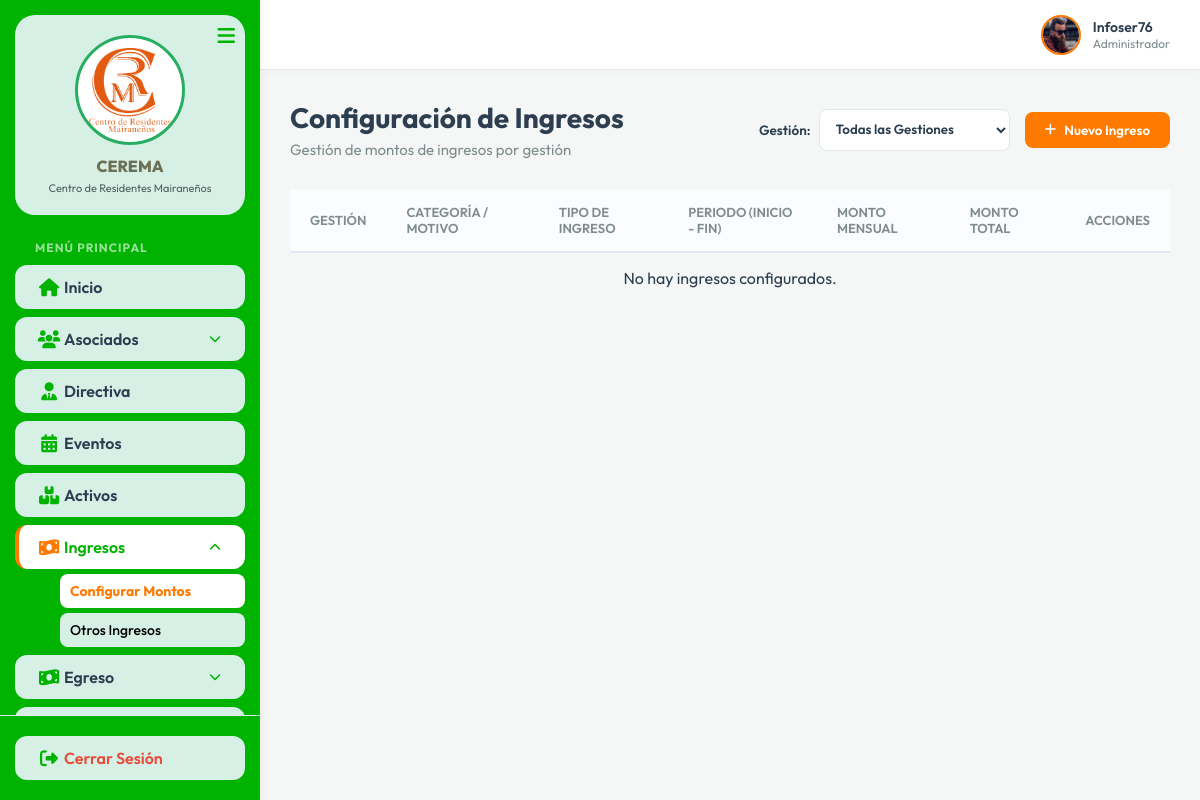
Before: /Controller/categorias_ingreso.controller.php (signed in) with the older database file.
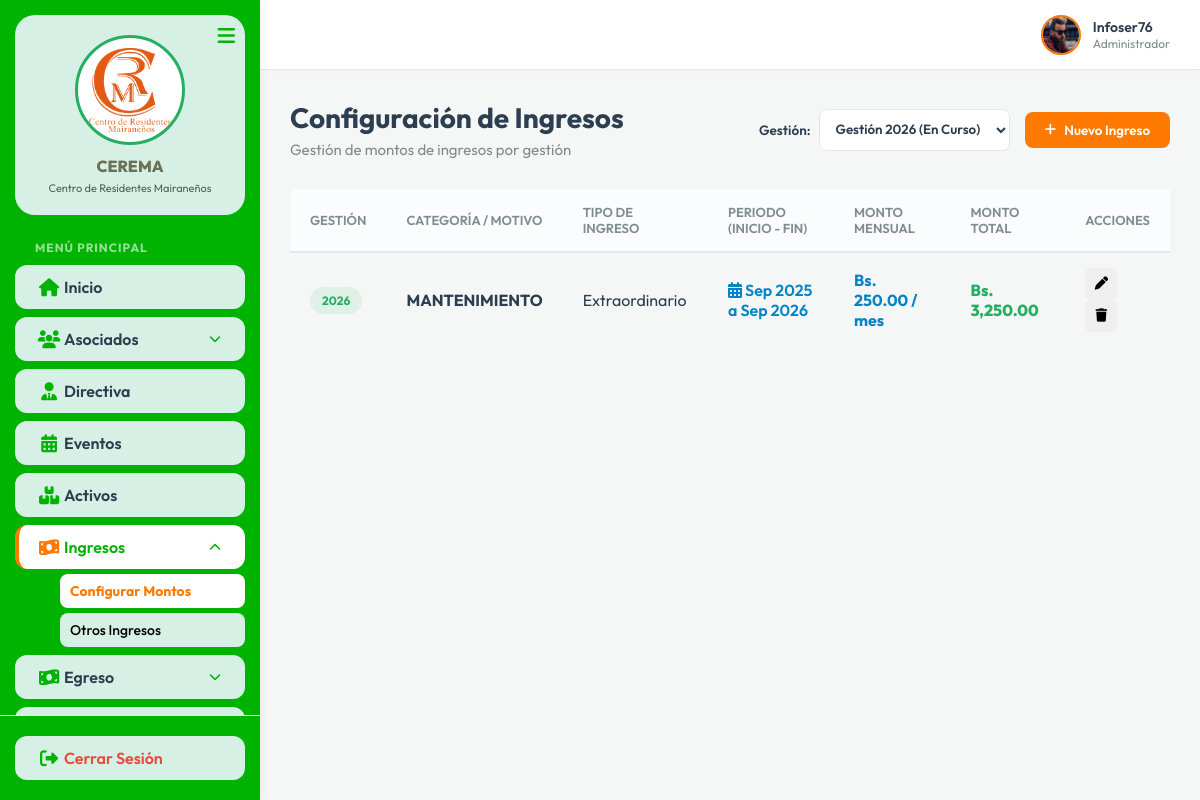
After: the same page with the newer database file.
### tables this page shows
CREATE TABLE `categorias_ingreso` (
  `id_cat_ingreso` int(11) NOT NULL AUTO_INCREMENT,
  `id_gestion` int(11) DEFAULT NULL,
  `nombre` varchar(100) NOT NULL,
  `requiere_socio` tinyint(1) NOT NULL DEFAULT 1,
  `monto_sugerido` decimal(10,2) DEFAULT 0.00,
  `descripcion` varchar(255) DEFAULT NULL,
  `anio_inicio` int(11) DEFAULT NULL,
  `mes_inicio` varchar(20) DEFAULT NULL,
  `anio_fin` int(11) DEFAULT NULL,
  `mes_fin` varchar(20) DEFAULT NULL,
  `monto_mensual` decimal(10,2) DEFAULT 0.00,
  `monto_total` decimal(10,2) DEFAULT 0.00,
  PRIMARY KEY (`id_cat_ingreso`)
);

CREATE TABLE `gestiones` (
  `id_gestion` int(11) NOT NULL AUTO_INCREMENT,
  `gestion` int(11) NOT NULL,
  `fecha_inicio` date NOT NULL,
  `fecha_fin` date NOT NULL,
  `estado` enum('Planificada','En Curso','Cerrada') NOT NULL DEFAULT 'Planificada',
  `created_at` timestamp NOT NULL DEFAULT current_timestamp(),
  PRIMARY KEY (`id_gestion`),
  UNIQUE KEY `gestion` (`gestion`)
);

### Controller/categorias_ingreso.controller.php (called while the page is built, shortened)
<?php
require_once __DIR__ . '/../Model/mcategorias_ingreso.php';
$database = new Database();
$db = $database->getConnection();
$categoriasModel = new CategoriasIngresoModel($db);
$queryGestiones = "SELECT * FROM gestiones ORDER BY gestion DESC";
$stmtGestiones = $db->prepare($queryGestiones);
$stmtGestiones->execute();
$gestiones_list = $stmtGestiones->fetchAll(PDO::FETCH_ASSOC);
$id_gestion_selected = isset($_GET['id_gestion']) ? $_GET['id_gestion'] : null;
if (!$id_gestion_selected) {
    foreach ($gestiones_list as $g) {
        if ($g['estado'] == 'En Curso') {
            $id_gestion_selected = $g['id_gestion'];
            break;
        }
    }
}
$stmt = $categoriasModel->getAll($id_gestion_selected);
$categorias = $stmt->fetchAll(PDO::FETCH_ASSOC);
if (empty($categorias) && !isset($_GET['id_gestion'])) {
    $id_gestion_selected = 'all';
    $stmt = $categoriasModel->getAll('all');
    $categorias = $stmt->fetchAll(PDO::FETCH_ASSOC);
}
require_once __DIR__ . '/../View/vcategorias_ingreso.php';
?>

### Model/mcategorias_ingreso.php (called while the page is built, shortened)
<?php
class CategoriasIngresoModel {
    private $conn;
    private $table_name = "categorias_ingreso";
    public function __construct($db) {
        $this->conn = $db;
    }
    public function getAll($id_gestion = null) {
        if ($id_gestion && $id_gestion !== 'all') {
            $query = "SELECT c.*, g.gestion
                      FROM " . $this->table_name . " c
                      LEFT JOIN gestiones g ON c.id_gestion = g.id_gestion
                      WHERE c.id_gestion = ? OR c.id_gestion IS NULL
                      ORDER BY c.id_cat_ingreso ASC";
            $stmt = $this->conn->prepare($query);
            $stmt->bindParam(1, $id_gestion);
        } else {
            $query = "SELECT c.*, g.gestion
                      FROM " . $this->table_name . " c
                      LEFT JOIN gestiones g ON c.id_gestion = g.id_gestion
                      ORDER BY c.id_cat_ingreso ASC";
            $stmt = $this->conn->prepare($query);
        }
        $stmt->execute();
        return $stmt;
    }
}
?>

### View/vcategorias_ingreso.php (the view, shortened to what this page needs)
<?php include 'header.php'; ?>
<div class="dashboard-header">
    <div class="header-actions" style="display: flex; justify-content: space-between; align-items: center; flex-wrap: wrap; gap: 15px;">
        <div>
            <h1 class="page-title">Configuración de Ingresos</h1>
            <p class="page-subtitle">Gestión de montos de ingresos por gestión</p>
        </div>
        <div style="display: flex; align-items: center; gap: 15px;">
            <div style="display: flex; align-items: center; gap: 8px;">
                <label for="selectGestionFilter" style="font-weight: 600; color: var(--text-main); font-size: 13.5px;">Gestión:</label>
                <select id="selectGestionFilter" onchange="window.location.href='categorias_ingreso.controller.php?id_gestion='+this.value" style="padding: 8px 12px; border: 1.5px solid var(--border-color); border-radius: var(--radius-sm); outline: none; font-family: inherit; font-weight: 600; background-color: white; color: var(--text-main); height: 42px;">
                    <option value="all" <?php echo ($id_gestion_selected === 'all') ? 'selected' : ''; ?>>Todas las Gestiones</option>
                    <?php if (isset($gestiones_list) && is_array($gestiones_list)): ?>
                        <?php foreach ($gestiones_list as $g): ?>
                            <option value="<?php echo $g['id_gestion']; ?>" <?php echo ($id_gestion_selected == $g['id_gestion']) ? 'selected' : ''; ?>>
                                Gestión <?php echo htmlspecialchars($g['gestion']); ?><?php echo ($g['estado'] == 'En Curso') ? ' (En Curso)' : ''; ?>
                            </option>
                        <?php endforeach; ?>
                    <?php endif; ?>
                </select>
            </div>
            <button class="btn-primary" onclick="openCreateModal()">
                <i class="fa-solid fa-plus"></i> Nuevo Ingreso
            </button>
        </div>
    </div>
</div>
<div class="card">
    <div class="table-responsive">
        <table class="data-table" style="width: 100%; border-collapse: collapse;">
            <thead>
                <tr>
                    <th>Gestión</th>
                    <th>Categoría / Motivo</th>
                    <th>Tipo de Ingreso</th>
                    <th>Periodo (Inicio - Fin)</th>
                    <th>Monto Mensual</th>
                    <th>Monto Total</th>
                    <th>Acciones</th>
                </tr>
            </thead>
            <tbody>
                <?php foreach ($categorias as $cat): ?>
                <tr>
                    <td>
                        <span class="badge-status activo" style="font-weight: 700;">
                            <?php echo !empty($cat['gestion']) ? htmlspecialchars($cat['gestion']) : 'Todas'; ?>
                        </span>
                    </td>
                    <td><strong><?php echo htmlspecialchars($cat['nombre']); ?></strong></td>
                    <td>
                        <?php if ($cat['requiere_socio'] == 1): ?>
                            <span class="status-badge status-pagado">Extraordinario</span>
                        <?php elseif ($cat['requiere_socio'] == 2): ?>
                            <span class="status-badge" style="background: #fff3e0; color: #e65100;">Especial</span>
                        <?php else: ?>
                            <span class="status-badge status-pendiente">Genérico</span>
                        <?php endif; ?>
                    </td>
                    <td>
                        <?php
                        if (!empty($cat['mes_inicio']) && !empty($cat['anio_inicio'])) {
                            $periodoStr = substr($cat['mes_inicio'], 0, 3) . ' ' . $cat['anio_inicio'];
                            if (!empty($cat['mes_fin']) && !empty($cat['anio_fin'])) {
                                $periodoStr .= ' a ' . substr($cat['mes_fin'], 0, 3) . ' ' . $cat['anio_fin'];
                            }
                            echo '<span style="font-weight: 600; color: #0284c7;"><i class="fa-solid fa-calendar-days"></i> ' . htmlspecialchars($periodoStr) . '</span>';
                        } else {
                            echo '<span style="color: #94a3b8;">Sin periodo</span>';
                        }
                        ?>
                    </td>
                    <td style="font-weight: bold; color: #0284c7;">Bs. <?php echo number_format($cat['monto_mensual'] > 0 ? $cat['monto_mensual'] : $cat['monto_sugerido'], 2); ?> / mes</td>
                    <td style="font-weight: 800; color: #27AE60;">Bs. <?php echo number_format($cat['monto_total'] > 0 ? $cat['monto_total'] : $cat['monto_sugerido'], 2); ?></td>
                    <td>
                        <div class="action-buttons">
                            <button class="btn-icon btn-edit" onclick="editCategoria(<?php echo $cat['id_cat_ingreso']; ?>)" title="Editar Configuración">
                                <i class="fa-solid fa-pen"></i>
                            </button>
                            <button class="btn-icon btn-delete" onclick="deleteCategoria(<?php echo $cat['id_cat_ingreso']; ?>, '<?php echo htmlspecialchars(addslashes($cat['nombre'])); ?>')" title="Eliminar Ingreso">
                                <i class="fa-solid fa-trash"></i>
                            </button>
                        </div>
                    </td>
                </tr>
                <?php endforeach; ?>
                <?php if(empty($categorias)): ?>
                <tr>
                    <td colspan="7" style="text-align: center;">No hay ingresos configurados.</td>
                </tr>
                <?php endif; ?>
            </tbody>
        </table>
    </div>
</div>
<link rel="stylesheet" href="../css/mensualidad.css">
<?php include 'footer.php'; ?>

### View/header.php (shortened to what this page needs)
<!DOCTYPE html>
<html lang="es">
<head>
    <link rel="stylesheet" href="../css/outfit.css">
    <link rel="stylesheet" href="../css/font-awesome/css/all.min.css">
    <link rel="stylesheet" href="../css/style.css">
</head>
<body>
    <div class="app-container">
        <aside class="sidebar" id="sidebar">
            <div class="sidebar-header-card">
                <div class="logo-box">
                    <img src="../imagenes/institucinal/logo.png" alt="CEREMA Logo" class="sidebar-logo-img">
                </div>
                <h3 class="sidebar-title">CEREMA</h3>
                <p class="sidebar-subtitle">Centro de Residentes Mairaneños</p>
                <button class="toggle-btn" id="toggle-btn">
                    <i class="fa-solid fa-bars"></i>
                </button>
            </div>
            <nav class="sidebar-nav">
                <div class="nav-heading">MENÚ PRINCIPAL</div>
                <?php
                $current_page = basename($_SERVER['PHP_SELF']);
                $is_socios = ($current_page == 'socio.controller.php');
                $is_mensualidad = ($current_page == 'mensualidad.controller.php');
                $is_aporte = ($current_page == 'aporte.controller.php');
                $is_aporte_especial = ($current_page == 'aporte_especial.controller.php');
                $is_cuota_inicial = ($current_page == 'cuota_inicial.controller.php');
                $is_evento = ($current_page == 'evento.controller.php');
                $is_categorias_ingreso = ($current_page == 'categorias_ingreso.controller.php');
                $is_otro_ingreso = ($current_page == 'otro_ingreso.controller.php');
                $is_sueldo = ($current_page == 'sueldo.controller.php');
                $is_servicio = ($current_page == 'servicio.controller.php');
                $is_otro_gasto = ($current_page == 'otro_gasto.controller.php');
                $is_egreso_ext = ($current_page == 'egreso_extraordinario.controller.php');
                $is_egreso_esp = ($current_page == 'egreso_especial.controller.php');
                $is_activo = ($current_page == 'activo.controller.php');
                $is_reporte = ($current_page == 'reporte.controller.php');
                ?>
                <ul class="nav-list">
                    <li class="nav-item <?php echo ($current_page == 'dashboard.php') ? 'active' : ''; ?>">
                        <a href="../View/dashboard.php" class="nav-link">
                            <i class="fa-solid fa-house"></i>
                            <span class="nav-text">Inicio</span>
                        </a>
                    </li>
                    <li class="nav-item has-submenu <?php echo ($is_socios || $is_mensualidad || $is_aporte || $is_aporte_especial || $is_cuota_inicial) ? 'active open' : ''; ?>">
                        <a href="#" class="nav-link">
                            <i class="fa-solid fa-users"></i>
                            <span class="nav-text">Asociados</span>
                            <i class="fa-solid fa-chevron-down submenu-icon" style="margin-left: auto; font-size: 12px; color: #00B300;"></i>
                        </a>
                    </li>
                    <li class="nav-item <?php echo ($current_page == 'directiva.controller.php') ? 'active' : ''; ?>">
                        <a href="../Controller/directiva.controller.php" class="nav-link">
                            <i class="fa-solid fa-user-tie"></i>
                            <span class="nav-text">Directiva</span>
                        </a>
                    </li>
                    <li class="nav-item <?php echo ($is_evento) ? 'active' : ''; ?>">
                        <a href="../Controller/evento.controller.php" class="nav-link">
                            <i class="fa-solid fa-calendar-days"></i>
                            <span class="nav-text">Eventos</span>
                        </a>
                    </li>
                    <li class="nav-item <?php echo ($is_activo) ? 'active' : ''; ?>">
                        <a href="../Controller/activo.controller.php" class="nav-link">
                            <i class="fa-solid fa-boxes-stacked"></i>
                            <span class="nav-text">Activos</span>
                        </a>
                    </li>
                    <li class="nav-item has-submenu <?php echo ($is_categorias_ingreso || $is_otro_ingreso) ? 'active open' : ''; ?>">
                        <a href="#" class="nav-link">
                            <i class="fa-solid fa-money-bill-wave"></i>
                            <span class="nav-text">Ingresos</span>
                            <i class="fa-solid fa-chevron-down submenu-icon" style="margin-left: auto; font-size: 12px; color: #00B300;"></i>
                        </a>
                        <ul class="nav-submenu">
                            <li><a href="../Controller/categorias_ingreso.controller.php" class="submenu-link <?php echo $is_categorias_ingreso ? 'active' : ''; ?>">Configurar Montos</a></li>
                            <li><a href="../Controller/otro_ingreso.controller.php" class="submenu-link <?php echo $is_otro_ingreso ? 'active' : ''; ?>">Otros Ingresos</a></li>
                        </ul>
                    </li>
                    <li class="nav-item has-submenu <?php echo ($is_servicio || $is_sueldo || $is_otro_gasto || $is_egreso_ext || $is_egreso_esp) ? 'active open' : ''; ?>">
                        <a href="#" class="nav-link">
                            <i class="fa-solid fa-money-bill-wave"></i>
                            <span class="nav-text">Egreso</span>
                            <i class="fa-solid fa-chevron-down submenu-icon" style="margin-left: auto; font-size: 12px; color: #00B300;"></i>
                        </a>
                    </li>
                    <li class="nav-item has-submenu <?php echo ($is_reporte) ? 'active open' : ''; ?>">
                        <a href="#" class="nav-link">
                        </a>
                    </li>
                </ul>
            </nav>
            <div class="sidebar-footer">
                <a href="../Controller/login.controller.php?action=logout" class="nav-link logout">
                    <i class="fa-solid fa-right-from-bracket"></i>
                    <span class="nav-text">Cerrar Sesión</span>
                </a>
            </div>
        </aside>
        <main class="main-content">
            <header class="topbar">
                <div class="topbar-actions">
                    <div class="user-profile">
                        <img src="../img/avatar.png" alt="Perfil">
                        <div class="user-info">
                            <span class="user-name"><?php echo isset($_SESSION['nombre_usuario']) ? htmlspecialchars($_SESSION['nombre_usuario']) : 'Admin (Desarrollo)'; ?></span>
                            <span class="user-role"><?php echo isset($_SESSION['rol']) ? htmlspecialchars($_SESSION['rol']) : 'Presidente'; ?></span>
                        </div>
                    </div>
                </div>
            </header>
            <div class="content-wrapper">

### View/footer.php (shortened to what this page needs)
            </div>
        </main>
    </div>
</body>
</html>

### View/vcategorias_ingreso.php (style rules this page uses)
.data-table th { padding: 15px 20px; text-align: left; }
.data-table td { padding: 15px 20px; vertical-align: middle; }

Changed rows visible on the page:
added categorias_ingreso: id_gestion.gestion "2026", nombre "MANTENIMIENTO", requiere_socio "Extraordinario", periodoStr "Sep 2025 a Sep 2026", monto_mensual "250.00", monto_total "3,250.00"
Other visible differences:
form field value: "Todas las Gestiones" → "Gestión 2026 (En Curso)"
text no longer shown: "No hay ingresos configurados."
